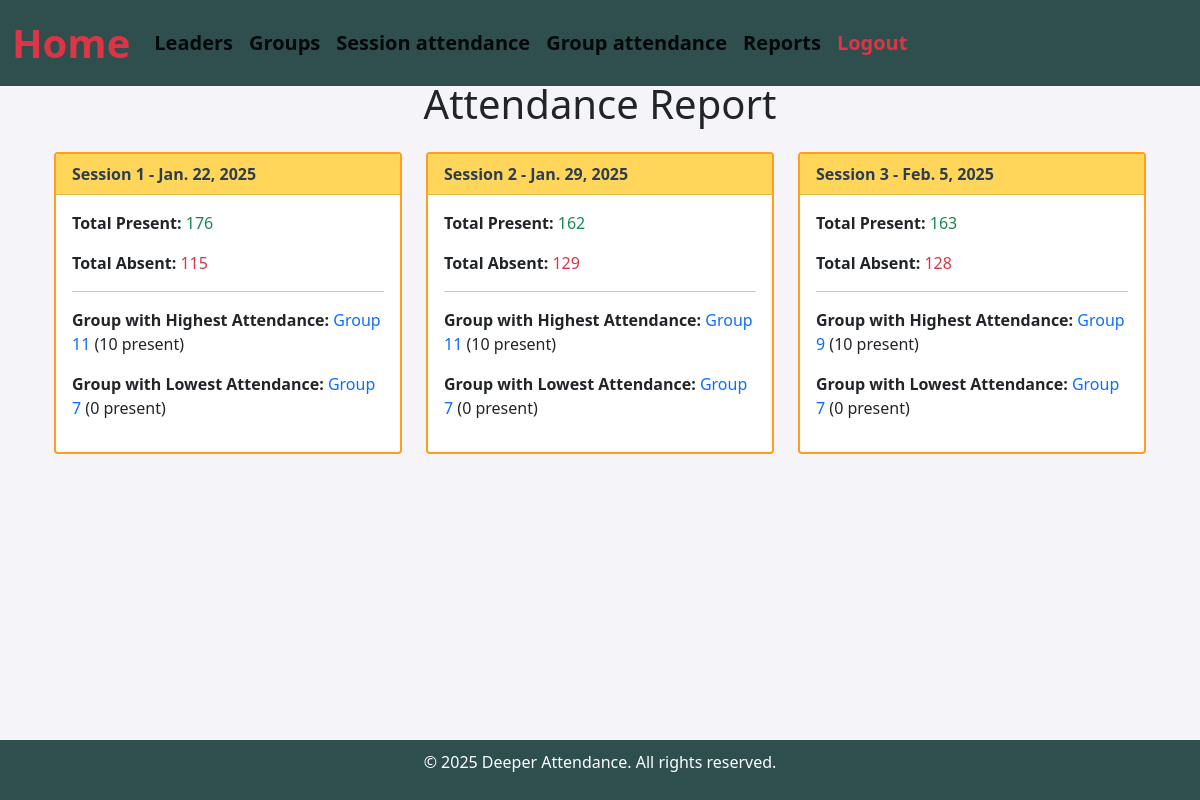
The page /generate-report/ on the database its author committed.
### attendance/models.py (models this page shows, shortened)
class Session(models.Model):
    name = models.CharField(max_length=100)
    date = models.DateField()
    created_at = models.DateTimeField(auto_now_add=True)  # Automatically set on creation

class Group(models.Model):
    name = models.CharField(max_length=100)
    leader = models.ForeignKey(
        Member,
        on_delete=models.CASCADE,
        blank=True,
        null=True,
        related_name="led_groups",  # Custom related name
    )

### attendance/views.py (the view)
# urls.py: path('generate-report/', views.generate_attendance_report, name='generate_attendance_report'),
def generate_attendance_report(request):
    sessions = Session.objects.all().order_by("date")
    groups = Group.objects.all()
    session_reports = []  # This will hold data per session
    members_missed_all = []
    for member in Member.objects.all():
        if not Attendance.objects.filter(member=member, status=True).exists():
            members_missed_all.append(member)
    for session in sessions:
        session_attendance_qs = Attendance.objects.filter(session=session)
        session_total_present = session_attendance_qs.filter(status=True).count()
        session_total_absent = session_attendance_qs.filter(status=False).count()
        group_data = []
        for group in groups:
            present = session_attendance_qs.filter(member__group=group, status=True).count()
            absent = session_attendance_qs.filter(member__group=group, status=False).count()
            group_data.append({
                'group': group.name,  # use group name
                'total_present': present,
                'total_absent': absent,
            })
        if group_data:
            highest = max(group_data, key=lambda x: x['total_present'])
            lowest = min(group_data, key=lambda x: x['total_present'])
        else:
            highest = {'group': 'N/A', 'total_present': 0}
            lowest = {'group': 'N/A', 'total_present': 0}
        session_reports.append({
            'session': session,
            'total_present': session_total_present,
            'total_absent': session_total_absent,
            'group_attendance': group_data,
            'highest_attendance': highest,
            'lowest_attendance': lowest,
        })
    context = {
        'session_attendance': session_reports,  # Each item is a report for one session
        'members_missed_all': members_missed_all,
    }
    return render(request, 'attendance/attendance_report.html', context)

### attendance/templates/attendance/attendance_report.html (shortened to what this page needs)
{% extends 'attendance/base.html' %}
{% block content %}
  <div class="container">
    <h1 class="text-center mb-4">Attendance Report</h1>
    <div class="row">
      {% for session_info in session_attendance %}
        <div class="col-md-4">
          <div class="card h-100 border-2" style="border-color: #FF9D23;">
            <div class="card-header" style="background-color: #FFD65A; color: #2c3e50; font-weight: bold;">
              Session {{ forloop.counter }} - {{ session_info.session.date }}
            </div>
            <div class="card-body">
              <p>
                <strong>Total Present:</strong>
                <span class="text-success" style="color: #16C47F;">{{ session_info.total_present }}</span>
              </p>
              <p>
                <strong>Total Absent:</strong>
                <span class="text-danger" style="color: #F93827;">{{ session_info.total_absent }}</span>
              </p>
              <hr>
              <p>
                <strong>Group with Highest Attendance:</strong>
                {% if session_info.highest_attendance.group != 'N/A' %}
                  <span class="text-primary" style="color: #FF9D23;">{{ session_info.highest_attendance.group }}</span>
                {% else %}
                  <span class="text-muted">N/A</span>
                {% endif %}
                ({{ session_info.highest_attendance.total_present }} present)
              </p>
              <p>
                <strong>Group with Lowest Attendance:</strong>
                {% if session_info.lowest_attendance.group != 'N/A' %}
                  <span class="text-primary" style="color: #FF9D23;">{{ session_info.lowest_attendance.group }}</span>
                {% else %}
                  <span class="text-muted">N/A</span>
                {% endif %}
                ({{ session_info.lowest_attendance.total_present }} present)
              </p>
            </div>
          </div>
        </div>
      {% empty %}
        <div class="col-12">
          <div class="alert alert-info">No session attendance data available.</div>
        </div>
      {% endfor %}
    </div>
  </div>
{% endblock %}

### attendance/templates/attendance/base.html (style rules this page uses)
body { background-color: #f4f4f9; font-family: 'Segoe UI', Tahoma, Geneva, Verdana, sans-serif; padding-top: 80px; padding-bottom: 50px; }

### rows shown on the page
Session: session "Jan. 22, 2025", total_present "176", total_absent "115", highest_attendance.group "Group 11", highest_attendance.total_present "10", lowest_attendance.group "Group 7", lowest_attendance.total_present "0"
Session: session "Jan. 29, 2025", total_present "162", total_absent "129", highest_attendance.group "Group 11", highest_attendance.total_present "10", lowest_attendance.group "Group 7", lowest_attendance.total_present "0"
Session: session "Feb. 5, 2025", total_present "163", total_absent "128", highest_attendance.group "Group 9", highest_attendance.total_present "10", lowest_attendance.group "Group 7", lowest_attendance.total_present "0"
